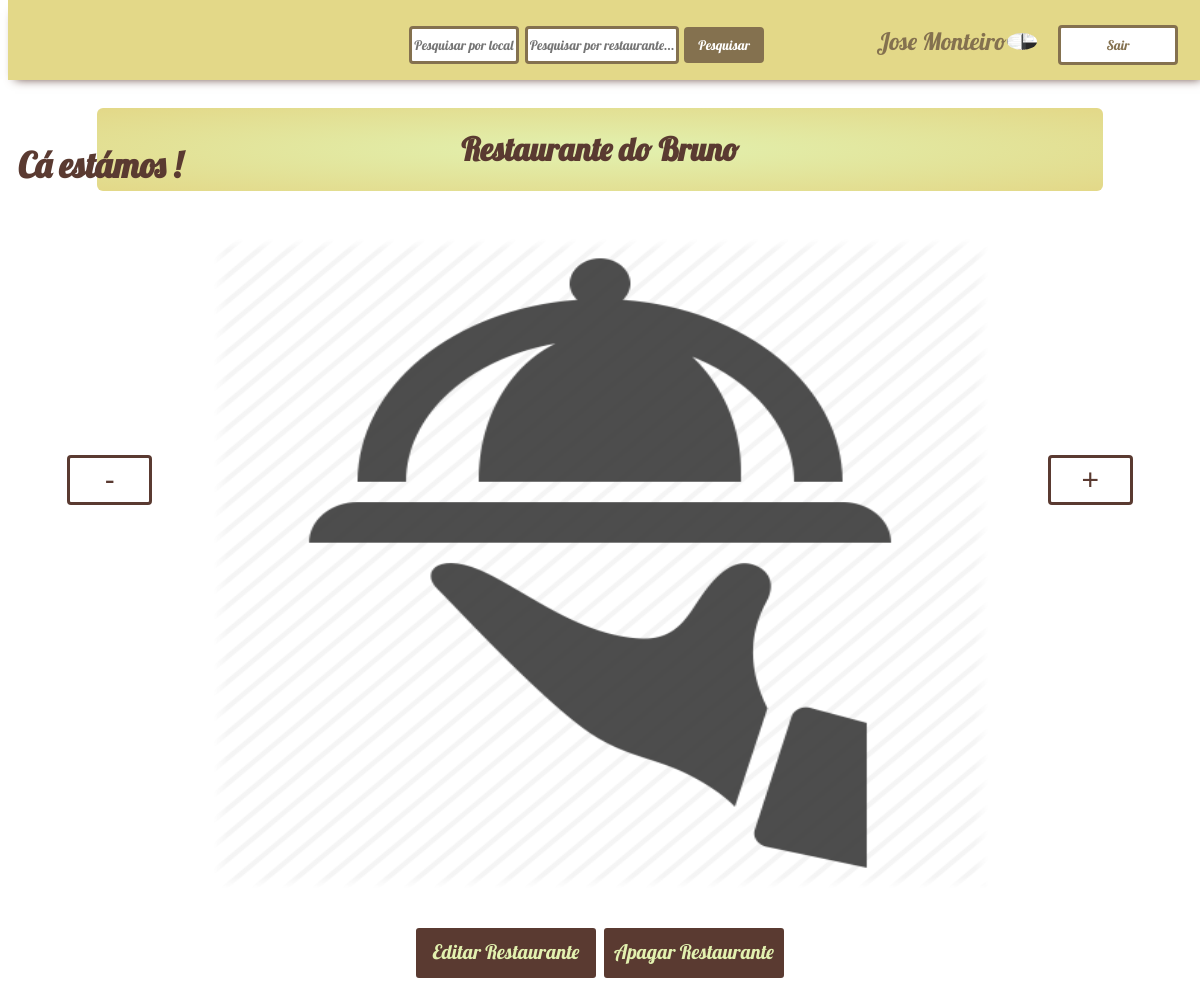
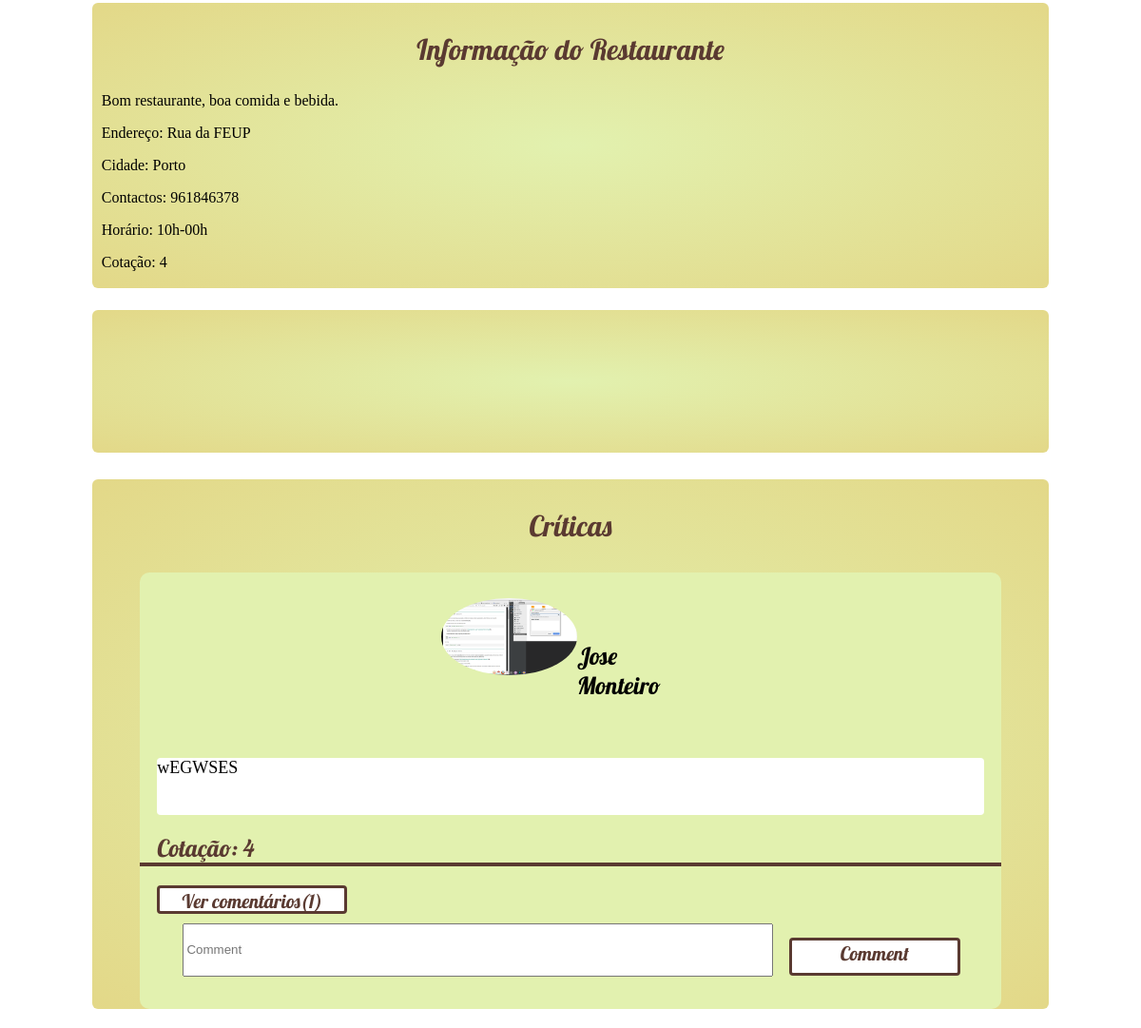
Page /pages/restaurant_page.php?id=2 (signed in) on the committed database (2 pictures, top to bottom).
### tables this page shows
CREATE TABLE User(
        id INTEGER PRIMARY KEY AUTOINCREMENT,
        firstName VARCHAR,
        lastName VARCHAR,
        birthday DATE,
        password VARCHAR,
        picture VARCHAR,
        email VARCHAR UNIQUE
);

CREATE TABLE Restaurant(
        id INTEGER PRIMARY KEY AUTOINCREMENT,
        name VARCHAR,
        description VARCHAR,
		city VARCHAR,
        address VARCHAR,
        contacts VARCHAR,
        schedule VARCHAR,
        score FLOAT,
        numReviews INTEGER,
        sumScores INTEGER,
        owner_id INTEGER REFERENCES User,
        type VARCHAR
);

CREATE TABLE Review(
        id INTEGER PRIMARY KEY AUTOINCREMENT,
        text VARCHAR,
        score REAL,
        id_restaurant INTEGER REFERENCES Restaurant,
        id_user INTEGER REFERENCES User,
        date DATE
);

### database/user.php (called while the page is built, shortened)
<?php
include_once('connection.php');
function getPicture($email){
  global $db;
  $stmt = $db->prepare('SELECT picture FROM User WHERE email = ?');
  $stmt->execute(array($email));
  $result = $stmt->fetch();
  return $result[0];
}
function getUserInfoById($id){
    global $db;
    $stmt = $db->prepare('SELECT * FROM User WHERE id = ?');
    $stmt->execute(array($id));
    return $stmt->fetch();
}
?>

### actions/profile_pics.php (called while the page is built, shortened)
<?php
include_once('../database/user.php');
include_once('../database/restaurant.php');
function get_profile_pic(){
	$picture = getPicture($_SESSION['email']);
	return $picture;
}
?>

### database/restaurant.php (called while the page is built, shortened)
<?php
include_once('connection.php');
	    function getRestaurant(){
			global $db;
			$rdb = $db->prepare('SELECT * FROM Restaurant WHERE id = :id');
			$rdb->bindParam(':id', $_GET['id'], PDO::PARAM_INT);
			$rdb->execute();
			$result = $rdb->fetch();
			return $result;
		}
		function getRestaurantPicturesById(){
			global $db;
			$rdb = $db->prepare('SELECT * FROM Picture WHERE id_restaurant = :id');
			$rdb->bindParam(':id', $_GET['id'], PDO::PARAM_INT);
			$rdb->execute();
			$result = $rdb->fetchAll();
			return $result;
		}
    function isRestaurantOwner($email){
      global $db;
      $rdb = $db->prepare('SELECT owner_id FROM Restaurant WHERE id = :id');
      $rdb->bindParam(':id', $_GET['id'], PDO::PARAM_INT);
      $rdb->execute();
      $result1 = $rdb->fetch();
      $ownerId = $result1[0];
      $stmt = $db->prepare('SELECT id FROM User WHERE email = ?');
      $stmt->execute(array($email));
      $result2 = $stmt->fetch();
      $userId = $result2[0];
      return ($ownerId == $userId);
    }
?>

### database/review.php (called while the page is built, shortened)
<?php
include_once('connection.php');
function getReviews(){
    global $db;
    $rdb=$db->prepare('SELECT * FROM Review WHERE id_restaurant = :id');
    $rdb->bindParam(':id', $_GET['id'], PDO::PARAM_INT);
    $rdb->execute();
    $reviews=$rdb->fetchAll();
    return $reviews;
}
function verifyUserReview($id_user,$id_restaurant)
{
    global $db;
    $rdb=$db->prepare('SELECT id FROM Review WHERE id_user = ? AND id_restaurant = ?');
    $rdb->execute([$id_user,$id_restaurant]);
    $reviews=$rdb->fetch();
    return $reviews;
}
?>

### database/comment.php (called while the page is built, shortened)
<?php
  include_once('connection.php');
  function get_comments($review_id){
    global $db;
    $rdb=$db->prepare('SELECT * FROM Replie WHERE id_rev = :id');
    $rdb->bindParam(':id', $review_id, PDO::PARAM_INT);
    $rdb->execute();
    $reviews=$rdb->fetchAll();
    return $reviews;
  }
 ?>

### pages/restaurant_page.php (the view, shortened to what this page needs)
<?php
  include_once("../database/restaurant.php");
  include_once("../database/review.php");
  include_once("../database/comment.php");
  include_once("../pages/header.php");
?>
<link rel="stylesheet" href="../css/restaurant_page.css">
		<div id="main">
				<?php
					$restaurant_id=$_GET['id'];
					$result = getRestaurant();
					echo '<div id="space">';
					echo '</div>';
					echo '<div id="RestaurantN">';
					echo '<h1>' . $result['name'] . '</h1>';
					echo '</div>';
					$pictures = getRestaurantPicturesById();
					echo '<div id="images-space">';
				    echo '<button id="b4Button" onClick="getDesiredPicture(this.id)">-</button>';
					echo '<div id="images">';
                    if(sizeof($pictures)==0){
                        echo '<img src="../res/defaultRestaurantPhoto.png" alt="restaurant_pics">';
                    }
					echo '</div>';
				    echo '<button id="nextButton" onClick="getDesiredPicture(this.id)">+</button>';
					echo '</div>';
					if(isset($_SESSION['email'])){
						if (isRestaurantOwner($_SESSION['email'])){
							echo '<div id="buttons">';
							echo '<div id="edit">';
							echo '<input type="button" value="Editar Restaurante">';
							echo '</div>';
							echo '<div id="delete">';
							echo '<input type="button" value="Apagar Restaurante">';
							echo '</div>';
							echo '</div>';
						}
					}
					echo '<div id="restaurant-info">';
				    echo '<div id="title-info">';
				    echo '<p>Informação do Restaurante</p>';
					echo '</div>';
					echo '<div id="principal-info">';
					echo '<p>' . $result['description'] . '</p>';
					echo '<p> Endereço: ' . $result['address'] . '</p>';
					echo '<p> Cidade: ' . $result['city'] . '</p>';
					echo '<p> Contactos: ' . $result['contacts'] . '</p>';
					echo '<p> Horário: ' . $result['schedule'] . '</p>';
					echo '<p> Cotação: ' . $result['score'] . '</p>';
					echo '</div>';
					echo '</div>';
				echo '<iframe id="map" frameborder="0"
						src="https://www.google.com/maps/embed/v1/place?q=<?=' . $result['address'] . '?>&key=AIzaSyCdqMmRf8c1f_yTgtjt7zT_5tdO5UOPka4"
						allowfullscreen></iframe>';
					$reviews = getReviews();
					echo '<div id="reviews">';
					echo '<div id="title-reviews">';
					echo '<p>Críticas</p>';
					echo '</div>';
                    $userReviewRestaurant=verifyUserReview($_SESSION['id'],$restaurant_id);
					foreach($reviews as $rev){
						$comments = get_comments($rev['id']);
                        $reviewerInfo=getUserInfoById($rev['id_user']);
                        echo '<div id="review">';
                        echo '<div id="user-review">';
                        $pic = get_profile_pic();
                        echo '<div id="img-reviewer">';
                        if($pic == null || !$pic)
                            echo '<img src="../res/defaultProfilePicture.png">';
                        else echo '<img src="' . '../database/images/users/' . $reviewerInfo['id'] . '/' . $pic . '">';
                        echo '</div>';
                        echo '<div id="reviewer-name">' . $reviewerInfo["firstName"] . " ". $reviewerInfo["lastName"] .'</div>';
                        echo '</div>';
                        echo '<div id="critic">';
						echo '<form id="'.$rev['id'].'" method="post" action="restaurant_page.php?id=' . $restaurant_id . '">';
						echo '<div id="critic-text">' . $rev['text'] . '</div> <div id="critic-value"> Cotação: ' . $rev['score'] . '</div>';
						echo '</form>';
                        echo '</div>';
						echo '<button id="'. $rev['id'] .'" onClick="hideComments(this.id)">' . "Ver comentários(" . sizeof($comments) . ")" . '</button>';
						if(isset($_SESSION['name'])){
                            echo '<div id="comment-critic">';
							echo '<form id="form" method="post" action="../actions/reviews_comments.php?rest_id=' . $restaurant_id . '">';
							echo '<input type="text" name="commentText" placeholder="Comment" required/>';
							echo '<button type="submit" value="'.$rev['id'].'" name="commentSubmission">Comment</button>';
							echo '</form>';
                            echo '</div>';
						}
						echo '</div>';
					}
					echo '</div>';
				?>
		</div>

### pages/header.php (shortened to what this page needs)
<!DOCTYPE html>
<html>
<head>
    <link rel="stylesheet" href="../css/header.css">
    <link rel="stylesheet" href="../css/footer.css">
</head>
<body>
<header>
            <?php
            include_once('../database/user.php');
            ?>
            <?php
            include_once('../database/user.php');
            ?>
    <div id="top-bar">
        <div id="top-bar-elements">
            <h1>
                <a href="../pages/principal_page.php">Cá estámos !</a>
            </h1>
            <div id="search">
                <form action="search_page.php" method="get">
                    <input id="searchLocal" type="text" name="local" placeholder="Pesquisar por local..."/>
                    <input id="searchRestaurant" type="text" name="restaurant" placeholder="Pesquisar por restaurante..."/>
                    <input type="submit" value="Pesquisar">
                </form>
            </div>
            <div id="top-buttons">
                <div id="login">
                    <?php
                    if(isset($_SESSION['name']))
                    {
						include('../actions/profile_pics.php');
                        echo '<div id="user-name">';
						echo '<form method="get">';
						echo '<button type="submit" value="' . $_SESSION['id'] . '" name="id" formaction="../pages/user_profile_page.php">';
						$pic = get_profile_pic();
						if($pic == null || !$pic) echo $_SESSION['name'] . '</button>';
						else echo $_SESSION['name'] . '<img src="' . '../database/images/users/' . $_SESSION['id'] . '/' . $pic . '"> </button>';
						echo '</form>';
                        echo '</div>';
                    }
                    else{
                        echo '<div id="init_session">';
                        echo '<input type="button" value="Iniciar Sessão">';
                        echo '</div>';
                    }
                    ?>
                </div>
                <div id="logon">
                    <?php
                    if(isset($_SESSION['name']))
                    {
                        echo '<form id="form" method="post" action="../actions/sign_out.php">';
                        echo '<input type="submit" value="Sair">';
                        echo '</form>';
                    }
                    else {
                        echo '<div id="register">';
                        echo '<input type="button" value="Registar">';
                        echo '</div>';
                    }
                    ?>
                </div>
            </div>
        </div>
    </div>
</header>

### css/header.css (style rules this page uses)
body { font-family: 'Lobster',sans-serif; overflow-x: hidden; background: white; }
#top-bar { background: #E3D888; height: 80px; position: fixed; top: 0; width: 100%; z-index: 10; box-shadow: 0px 6px 10px -7px #5a3a31; }
#top-bar-elements { font-size: 25px; display: flex; justify-content: space-between; }
#top-bar-elements h1 { font-size: 140%; padding-top: 10%; text-decoration: none; }
#top-bar-elements * { display: inline-block; color: #84714F; }
#top-bar-elements #login { padding-top: 25px; }
#top-bar-elements #logon { padding-right: 30px; padding-top: 25px; width: 30%; }
#top-bar-elements h1 a { float: left; padding-left: 10px; padding-bottom: 20px; color: #5a3a31; text-decoration: none; }
#top-bar-elements h1 { width: 20%; }
#top-bar-elements input[type=submit] { background-color: white; border: 3px solid #84714F; border-radius: 4px; -webkit-transition-duration: 0.2s; transition-duration: 0.2s; height: 40px; width: 120px; font-family: 'Lobster', sans-serif; color: #84714F; }
#top-bar-elements #top-buttons #login #user-name button { color: #84714F; background-color: #E3D888; border-style: none; border-color: #E3D888; cursor: pointer; font-family: 'Lobster', sans-serif; margin-right: 10px; font-size: 24px; }
#top-bar-elements #top-buttons #login #user-name img { border-radius: 50%; margin: 0px; padding: 0px; width: 30px; color: white; }
#top-bar-elements #search { width: 50%; display: inline-block; }
#top-bar-elements #search form { margin-top: 25px; padding-left: 25%; width: 60%; }
#top-bar-elements #search input[type=text] { background-color: white; border: 3px solid #84714F; border-radius: 4px; height: 30px; min-width: 100px; font-family: 'Lobster', sans-serif; color: #84714F; }
#top-bar-elements #search #searchLocal { width: 25%; }
#top-bar-elements #search #searchRestaurant { width: 40%; }
#top-bar-elements #search input[type=submit] { background-color: #84714F; border: 3px solid #84714F; border-radius: 4px; height: 36px; width: 15%; min-width: 80px; font-family: 'Lobster', sans-serif; color: white; }

### rows in the picture
user: picture (picture)
restaurant: name "Restaurante do Bruno", description "Bom restaurante, boa comida e bebida.", address "Rua da FEUP", city "Porto", contacts "961846378", schedule "10h-00h", score "4"
review: id_user.picture (picture), id_user.firstName "Jose", id_user.lastName "Monteiro", text "wEGWSES", score "4", sizeof($comments) "1"

### other values in the picture
$_SESSION['name'] "Jose Monteiro"
